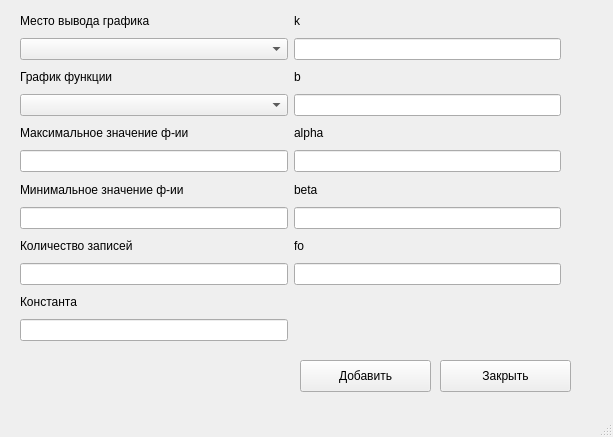
<?xml version="1.0" encoding="UTF-8"?>
<ui version="4.0">
 <class>add_graph</class>
 <widget class="QMainWindow" name="add_graph">
  <property name="geometry">
   <rect>
    <x>0</x>
    <y>0</y>
    <width>613</width>
    <height>437</height>
   </rect>
  </property>
  <property name="windowTitle">
   <string>Добавить график</string>
  </property>
  <property name="autoFillBackground">
   <bool>false</bool>
  </property>
  <widget class="QWidget" name="centralwidget">
   <widget class="QPushButton" name="pushButton_2">
    <property name="geometry">
     <rect>
      <x>440</x>
      <y>360</y>
      <width>131</width>
      <height>32</height>
     </rect>
    </property>
    <property name="text">
     <string>Закрыть</string>
    </property>
   </widget>
   <widget class="QWidget" name="gridLayoutWidget">
    <property name="geometry">
     <rect>
      <x>20</x>
      <y>10</y>
      <width>541</width>
      <height>331</height>
     </rect>
    </property>
    <layout class="QGridLayout" name="gridLayout">
     <item row="4" column="4">
      <widget class="QLabel" name="label_9">
       <property name="text">
        <string>alpha</string>
       </property>
      </widget>
     </item>
     <item row="7" column="1">
      <widget class="QLineEdit" name="lineEdit_2"/>
     </item>
     <item row="6" column="4">
      <widget class="QLabel" name="label_10">
       <property name="text">
        <string>beta</string>
       </property>
      </widget>
     </item>
     <item row="0" column="4">
      <widget class="QLabel" name="label_7">
       <property name="text">
        <string>k</string>
       </property>
      </widget>
     </item>
     <item row="5" column="4">
      <widget class="QLineEdit" name="lineEdit_7"/>
     </item>
     <item row="2" column="1">
      <widget class="QLabel" name="label_2">
       <property name="text">
        <string>График функции</string>
       </property>
      </widget>
     </item>
     <item row="1" column="1">
      <widget class="QComboBox" name="comboBox"/>
     </item>
     <item row="8" column="1">
      <widget class="QLabel" name="label_5">
       <property name="text">
        <string>Количество записей</string>
       </property>
      </widget>
     </item>
     <item row="8" column="4">
      <widget class="QLabel" name="label_11">
       <property name="text">
        <string>fo</string>
       </property>
      </widget>
     </item>
     <item row="4" column="1">
      <widget class="QLabel" name="label_4">
       <property name="text">
        <string>Максимальное значение ф-ии</string>
       </property>
      </widget>
     </item>
     <item row="7" column="4">
      <widget class="QLineEdit" name="lineEdit_8"/>
     </item>
     <item row="9" column="4">
      <widget class="QLineEdit" name="lineEdit_9"/>
     </item>
     <item row="10" column="1">
      <widget class="QLabel" name="label_6">
       <property name="text">
        <string>Константа</string>
       </property>
      </widget>
     </item>
     <item row="3" column="4">
      <widget class="QLineEdit" name="lineEdit_6"/>
     </item>
     <item row="6" column="1">
      <widget class="QLabel" name="label_3">
       <property name="text">
        <string>Минимальное значение ф-ии</string>
       </property>
      </widget>
     </item>
     <item row="3" column="1">
      <widget class="QComboBox" name="comboBox_2"/>
     </item>
     <item row="1" column="4">
      <widget class="QLineEdit" name="lineEdit_5"/>
     </item>
     <item row="0" column="1">
      <widget class="QLabel" name="label">
       <property name="text">
        <string>Место вывода графика</string>
       </property>
      </widget>
     </item>
     <item row="5" column="1">
      <widget class="QLineEdit" name="lineEdit"/>
     </item>
     <item row="9" column="1">
      <widget class="QLineEdit" name="lineEdit_3"/>
     </item>
     <item row="2" column="4">
      <widget class="QLabel" name="label_8">
       <property name="text">
        <string>b</string>
       </property>
      </widget>
     </item>
     <item row="11" column="1">
      <widget class="QLineEdit" name="lineEdit_4"/>
     </item>
    </layout>
   </widget>
   <widget class="QPushButton" name="pushButton">
    <property name="geometry">
     <rect>
      <x>300</x>
      <y>360</y>
      <width>131</width>
      <height>32</height>
     </rect>
    </property>
    <property name="text">
     <string>Добавить</string>
    </property>
   </widget>
  </widget>
  <widget class="QStatusBar" name="statusbar"/>
 </widget>
 <resources/>
 <connections/>
</ui>
